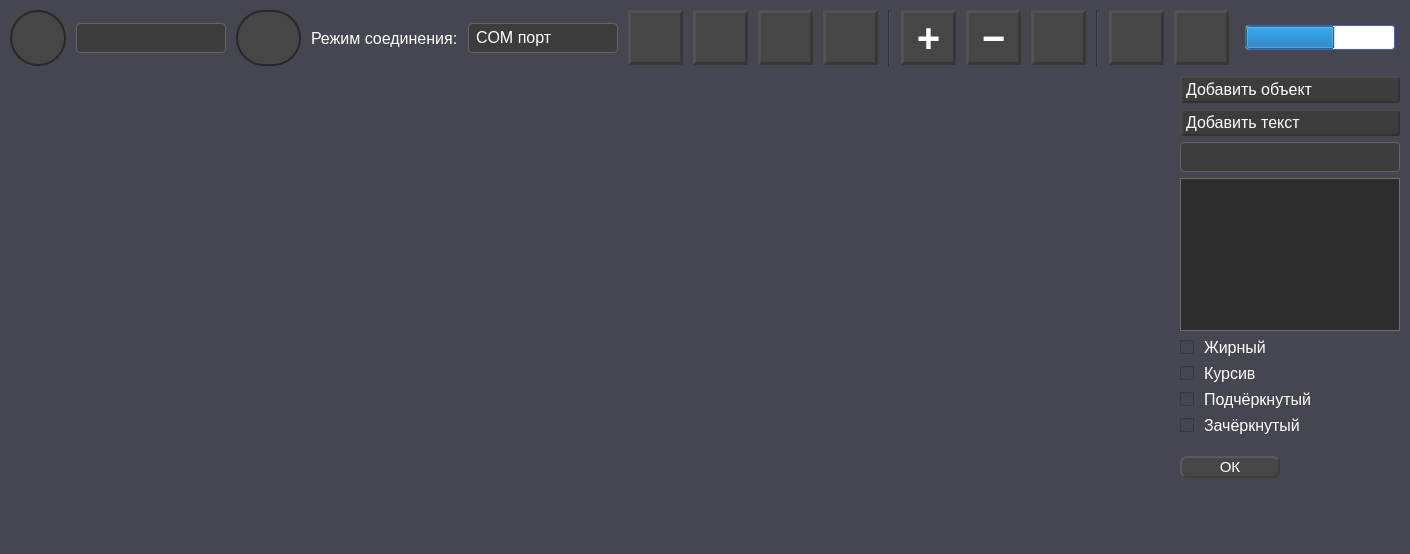
<?xml version="1.0" encoding="UTF-8"?>
<ui version="4.0">
 <class>DrawingMode</class>
 <widget class="QWidget" name="DrawingMode">
  <property name="geometry">
   <rect>
    <x>0</x>
    <y>0</y>
    <width>1410</width>
    <height>554</height>
   </rect>
  </property>
  <property name="windowTitle">
   <string>DrawingMode</string>
  </property>
  <property name="styleSheet">
   <string notr="true">QWidget {
	background-color: rgb(70, 70, 80);
}

QLabel {
	color: white;
}

QToolButton {
	color: white;
	background-color: rgb(70, 70, 70);
	border: 3px outset rgb(55, 55, 55);
}

QToolButton:hover {
	color: rgb(0, 255, 255);
}

QToolButton:pressed {
	border-style: inset;
	padding-top: 2px;
	padding-left: 2px;
}

QToolButton:checked {
	border-style: inset;
	padding-top: 7px;
	padding-left: 2px;
}

QCheckBox {
	spacing : 10px;
	color: white;
}

QMenu {
	background-color: rgb(60, 60, 60);
	border: 1px solid rgb(100, 100, 100);
	selection-background-color: rgb(20, 70, 130);
	font-size: 12pt;
	color: white;
}

QComboBox {
	color: white;
	background-color: rgb(60, 60, 60);
	border: 1px solid rgb(100, 100, 100);
	border-radius: 4px;
	padding-left: 7px;
	padding-bottom: 1px;
}

QComboBox::drop-down {
	border: none;
	margin-top: 3px;
	margin-bottom: 3px;
	margin-right: 3px;
	padding-top: 2px;
    width: 18px;
}

 QComboBox::down-arrow {
	image: url(:/images/downArrow.svg);
}

QComboBox QAbstractItemView {
	background-color: rgb(60, 60, 60);
	border: 1px solid rgb(100, 100, 100);
	color: white;
}

QAbstractSpinBox {
	color: white;
	background-color: rgb(60, 60, 60);
	border: 1px solid rgb(100, 100, 100);
	border-radius: 4px;
	padding-left: 7px;
}

QAbstractSpinBox::up-button {
	background-color: rgb(68, 68, 72);
	border-left: 1px solid rgb(100, 100, 100);
	border-bottom: 1px solid rgb(100, 100, 100);
	border-top-right-radius: 4px;
	padding-left: 3px;
	padding-right: 3px;
	image: url(:/images/upArrow.svg);
	width: 10px;
	height: 13px;
}

QAbstractSpinBox::up-button:hover {
	background-color: rgb(80, 80, 85);
}

QAbstractSpinBox::down-button {
	background-color: rgb(68, 68, 72);
	border-left: 1px solid rgb(100, 100, 100);
	border-bottom-right-radius: 4px;
	padding-top: 1px;
	padding-left: 3px;
	padding-right: 3px;
	image: url(:/images/downArrow.svg);
	width: 10px;
	height: 13px;
}

QAbstractSpinBox::down-button:hover {
	background-color: rgb(80, 80, 85);
}

QScrollBar::vertical {
	background-color: transparent;
	border: none;
	margin: 15px 2px 15px 2px;
}

QScrollBar::horizontal {
	background-color: transparent;
	border: none;
	margin: 2px 15px 2px 15px;
}

QScrollBar::handle:vertical, QScrollBar::handle:horizontal {
	background-color: rgb(100, 100, 110);
	border: none;
	min-height: 50px;
}

QScrollBar::sub-line:vertical {
	border: none;
	subcontrol-origin: margin;
    subcontrol-position: top;
	width: 15px;
	height: 15px;
}

QScrollBar::add-line:vertical {
	border: none;
	subcontrol-origin: margin;
    subcontrol-position: bottom;
	width: 15px;
	height: 15px;
}

QScrollBar::add-line:horizontal {
	border: none;
	subcontrol-origin: margin;
    subcontrol-position: right;
	width: 15px;
	height: 15px;
}

QScrollBar::sub-line:horizontal {
	border: none;
	subcontrol-origin: margin;
    subcontrol-position: left;
	height: 15px;
	width: 15px;
}

QScrollBar::up-arrow:vertical {
	image: url(:/images/upArrow.svg);
}

QScrollBar::down-arrow:vertical {
	image: url(:/images/downArrow.svg);
}

QScrollBar::left-arrow:horizontal {
	image: url(:/images/leftArrow.png);
}

QScrollBar::right-arrow:horizontal {
	image: url(:/images/rightArrow.png);
}

QScrollBar::add-page:vertical, QScrollBar::sub-page:vertical,
QScrollBar::add-page:horizontal, QScrollBar::sub-page:horizontal {
	background: none;
}</string>
  </property>
  <layout class="QVBoxLayout" name="verticalLayout_3">
   <property name="spacing">
    <number>10</number>
   </property>
   <property name="leftMargin">
    <number>10</number>
   </property>
   <property name="topMargin">
    <number>10</number>
   </property>
   <property name="rightMargin">
    <number>10</number>
   </property>
   <property name="bottomMargin">
    <number>10</number>
   </property>
   <item>
    <layout class="QHBoxLayout" name="horizontalLayout">
     <property name="spacing">
      <number>10</number>
     </property>
     <item>
      <widget class="QPushButton" name="connectButton">
       <property name="minimumSize">
        <size>
         <width>56</width>
         <height>56</height>
        </size>
       </property>
       <property name="styleSheet">
        <string notr="true">QPushButton {
	color: white;
	background-color: rgb(70, 70, 70);
	border: 2px solid rgb(40, 40, 40);
	border-radius: 28px;
	icon: url(:/images/disconnect.png);
}

QPushButton:hover {
	/*background-color: rgb(30, 90, 150);*/
	icon: url(:/images/disconnectHover.png);
}

QPushButton:pressed {
	background-color: rgb(40, 100, 170);
	padding-top: 2px;
	padding-left: 2px;
}

QPushButton:checked {
	icon: url(:/images/connect.png);
}

QPushButton:checked:hover {
	icon: url(:/images/connectHover.png);
}</string>
       </property>
       <property name="iconSize">
        <size>
         <width>32</width>
         <height>32</height>
        </size>
       </property>
       <property name="checkable">
        <bool>true</bool>
       </property>
      </widget>
     </item>
     <item>
      <widget class="PortBox" name="portBox">
       <property name="minimumSize">
        <size>
         <width>150</width>
         <height>30</height>
        </size>
       </property>
       <property name="maximumSize">
        <size>
         <width>150</width>
         <height>30</height>
        </size>
       </property>
       <property name="font">
        <font>
         <pointsize>12</pointsize>
        </font>
       </property>
      </widget>
     </item>
     <item>
      <widget class="QPushButton" name="download">
       <property name="minimumSize">
        <size>
         <width>56</width>
         <height>56</height>
        </size>
       </property>
       <property name="font">
        <font>
         <pointsize>27</pointsize>
        </font>
       </property>
       <property name="styleSheet">
        <string notr="true">QPushButton {
	color: white;
	background-color: rgb(70, 70, 70);
	border: 2px solid rgb(40, 40, 40);
	border-radius: 28px;
}

QPushButton:hover {
	/*background-color: rgb(30, 90, 150);*/
}

QPushButton:pressed {
	background-color: rgb(40, 100, 170);
	padding-top: 2px;
	padding-left: 2px;
}

QPushButton:checked {
}

QPushButton:checked:hover {
}</string>
       </property>
       <property name="icon">
        <iconset>
         <normalon>:/images/load.png</normalon>
        </iconset>
       </property>
       <property name="iconSize">
        <size>
         <width>32</width>
         <height>32</height>
        </size>
       </property>
       <property name="checkable">
        <bool>true</bool>
       </property>
      </widget>
     </item>
     <item>
      <widget class="QLabel" name="label">
       <property name="font">
        <font>
         <pointsize>12</pointsize>
        </font>
       </property>
       <property name="text">
        <string>Режим соединения:</string>
       </property>
      </widget>
     </item>
     <item>
      <widget class="QComboBox" name="connectMode">
       <property name="minimumSize">
        <size>
         <width>150</width>
         <height>30</height>
        </size>
       </property>
       <property name="maximumSize">
        <size>
         <width>150</width>
         <height>30</height>
        </size>
       </property>
       <property name="font">
        <font>
         <pointsize>12</pointsize>
        </font>
       </property>
       <item>
        <property name="text">
         <string>COM порт</string>
        </property>
       </item>
       <item>
        <property name="text">
         <string>Wi-Fi</string>
        </property>
       </item>
      </widget>
     </item>
     <item>
      <widget class="QToolButton" name="create">
       <property name="minimumSize">
        <size>
         <width>55</width>
         <height>55</height>
        </size>
       </property>
       <property name="maximumSize">
        <size>
         <width>55</width>
         <height>55</height>
        </size>
       </property>
       <property name="font">
        <font>
         <pointsize>10</pointsize>
        </font>
       </property>
       <property name="toolTip">
        <string>Создать</string>
       </property>
       <property name="text">
        <string/>
       </property>
       <property name="icon">
        <iconset>
         <normalon>:/images/createFile.png</normalon>
        </iconset>
       </property>
       <property name="iconSize">
        <size>
         <width>35</width>
         <height>35</height>
        </size>
       </property>
      </widget>
     </item>
     <item>
      <widget class="QToolButton" name="open">
       <property name="minimumSize">
        <size>
         <width>55</width>
         <height>55</height>
        </size>
       </property>
       <property name="maximumSize">
        <size>
         <width>55</width>
         <height>55</height>
        </size>
       </property>
       <property name="font">
        <font>
         <pointsize>10</pointsize>
        </font>
       </property>
       <property name="toolTip">
        <string>Открыть</string>
       </property>
       <property name="text">
        <string/>
       </property>
       <property name="icon">
        <iconset>
         <normalon>:/images/open.png</normalon>
        </iconset>
       </property>
       <property name="iconSize">
        <size>
         <width>35</width>
         <height>35</height>
        </size>
       </property>
      </widget>
     </item>
     <item>
      <widget class="QToolButton" name="save">
       <property name="minimumSize">
        <size>
         <width>55</width>
         <height>55</height>
        </size>
       </property>
       <property name="maximumSize">
        <size>
         <width>55</width>
         <height>55</height>
        </size>
       </property>
       <property name="font">
        <font>
         <pointsize>10</pointsize>
        </font>
       </property>
       <property name="toolTip">
        <string>Сохранить</string>
       </property>
       <property name="text">
        <string/>
       </property>
       <property name="icon">
        <iconset>
         <normalon>:/images/save.png</normalon>
        </iconset>
       </property>
       <property name="iconSize">
        <size>
         <width>35</width>
         <height>35</height>
        </size>
       </property>
      </widget>
     </item>
     <item>
      <widget class="QToolButton" name="saveAs">
       <property name="minimumSize">
        <size>
         <width>55</width>
         <height>55</height>
        </size>
       </property>
       <property name="maximumSize">
        <size>
         <width>55</width>
         <height>55</height>
        </size>
       </property>
       <property name="font">
        <font>
         <pointsize>10</pointsize>
        </font>
       </property>
       <property name="toolTip">
        <string>Сохранить как</string>
       </property>
       <property name="text">
        <string/>
       </property>
       <property name="icon">
        <iconset>
         <normalon>:/images/saveAs.png</normalon>
        </iconset>
       </property>
       <property name="iconSize">
        <size>
         <width>35</width>
         <height>35</height>
        </size>
       </property>
      </widget>
     </item>
     <item>
      <widget class="Line" name="line_3">
       <property name="orientation">
        <enum>Qt::Vertical</enum>
       </property>
      </widget>
     </item>
     <item>
      <widget class="QToolButton" name="zoomIn">
       <property name="minimumSize">
        <size>
         <width>55</width>
         <height>55</height>
        </size>
       </property>
       <property name="maximumSize">
        <size>
         <width>55</width>
         <height>55</height>
        </size>
       </property>
       <property name="font">
        <font>
         <pointsize>30</pointsize>
         <bold>true</bold>
        </font>
       </property>
       <property name="toolTip">
        <string>Удалить</string>
       </property>
       <property name="text">
        <string>+</string>
       </property>
       <property name="iconSize">
        <size>
         <width>35</width>
         <height>35</height>
        </size>
       </property>
      </widget>
     </item>
     <item>
      <widget class="QToolButton" name="zoomOut">
       <property name="minimumSize">
        <size>
         <width>55</width>
         <height>55</height>
        </size>
       </property>
       <property name="maximumSize">
        <size>
         <width>55</width>
         <height>55</height>
        </size>
       </property>
       <property name="font">
        <font>
         <pointsize>30</pointsize>
         <bold>true</bold>
        </font>
       </property>
       <property name="toolTip">
        <string>Удалить</string>
       </property>
       <property name="text">
        <string>−</string>
       </property>
       <property name="iconSize">
        <size>
         <width>35</width>
         <height>35</height>
        </size>
       </property>
      </widget>
     </item>
     <item>
      <widget class="QToolButton" name="remove">
       <property name="minimumSize">
        <size>
         <width>55</width>
         <height>55</height>
        </size>
       </property>
       <property name="maximumSize">
        <size>
         <width>55</width>
         <height>55</height>
        </size>
       </property>
       <property name="font">
        <font>
         <pointsize>10</pointsize>
        </font>
       </property>
       <property name="toolTip">
        <string>Удалить</string>
       </property>
       <property name="text">
        <string/>
       </property>
       <property name="icon">
        <iconset>
         <normalon>:/images/trash_white.png</normalon>
        </iconset>
       </property>
       <property name="iconSize">
        <size>
         <width>35</width>
         <height>35</height>
        </size>
       </property>
      </widget>
     </item>
     <item>
      <widget class="Line" name="line_2">
       <property name="orientation">
        <enum>Qt::Vertical</enum>
       </property>
      </widget>
     </item>
     <item>
      <widget class="QToolButton" name="start">
       <property name="minimumSize">
        <size>
         <width>55</width>
         <height>55</height>
        </size>
       </property>
       <property name="maximumSize">
        <size>
         <width>55</width>
         <height>55</height>
        </size>
       </property>
       <property name="font">
        <font>
         <pointsize>10</pointsize>
        </font>
       </property>
       <property name="toolTip">
        <string>Старт</string>
       </property>
       <property name="text">
        <string/>
       </property>
       <property name="icon">
        <iconset>
         <normalon>:/images/start.png</normalon>
        </iconset>
       </property>
       <property name="iconSize">
        <size>
         <width>35</width>
         <height>35</height>
        </size>
       </property>
       <property name="checkable">
        <bool>true</bool>
       </property>
      </widget>
     </item>
     <item>
      <widget class="QToolButton" name="stop">
       <property name="minimumSize">
        <size>
         <width>55</width>
         <height>55</height>
        </size>
       </property>
       <property name="maximumSize">
        <size>
         <width>55</width>
         <height>55</height>
        </size>
       </property>
       <property name="font">
        <font>
         <pointsize>10</pointsize>
        </font>
       </property>
       <property name="toolTip">
        <string>Стоп</string>
       </property>
       <property name="text">
        <string/>
       </property>
       <property name="icon">
        <iconset>
         <normalon>:/images/stop.png</normalon>
        </iconset>
       </property>
       <property name="iconSize">
        <size>
         <width>35</width>
         <height>35</height>
        </size>
       </property>
      </widget>
     </item>
     <item>
      <spacer name="horizontalSpacer">
       <property name="orientation">
        <enum>Qt::Horizontal</enum>
       </property>
       <property name="sizeHint" stdset="0">
        <size>
         <width>40</width>
         <height>20</height>
        </size>
       </property>
      </spacer>
     </item>
     <item>
      <widget class="QProgressBar" name="progressBar">
       <property name="minimumSize">
        <size>
         <width>150</width>
         <height>25</height>
        </size>
       </property>
       <property name="maximumSize">
        <size>
         <width>300</width>
         <height>25</height>
        </size>
       </property>
       <property name="styleSheet">
        <string notr="true">QProgressBar {
	color: white;
	/*background-color: rgb(0, 35, 70);*/
	background-color: white;
	border: 1px solid rgb(70, 100, 200);
	border-radius: 3px;
}</string>
       </property>
       <property name="value">
        <number>60</number>
       </property>
       <property name="textVisible">
        <bool>false</bool>
       </property>
      </widget>
     </item>
     <item>
      <spacer name="horizontalSpacer_2">
       <property name="orientation">
        <enum>Qt::Horizontal</enum>
       </property>
       <property name="sizeHint" stdset="0">
        <size>
         <width>40</width>
         <height>20</height>
        </size>
       </property>
      </spacer>
     </item>
    </layout>
   </item>
   <item>
    <layout class="QHBoxLayout" name="horizontalLayout_2">
     <property name="spacing">
      <number>10</number>
     </property>
     <item>
      <widget class="PaintWidget" name="paintWidget">
       <property name="styleSheet">
        <string notr="true">QGraphicsView {
	background-color: rgb(70, 70, 80);
	background-image: url(:/images/background.png);
    background-position: center;
    background-clip: content;
}</string>
       </property>
       <property name="frameShape">
        <enum>QFrame::NoFrame</enum>
       </property>
      </widget>
     </item>
     <item>
      <widget class="QWidget" name="widget_2" native="true">
       <layout class="QVBoxLayout" name="verticalLayout">
        <property name="leftMargin">
         <number>0</number>
        </property>
        <property name="topMargin">
         <number>0</number>
        </property>
        <property name="rightMargin">
         <number>0</number>
        </property>
        <property name="bottomMargin">
         <number>0</number>
        </property>
        <item>
         <widget class="QToolBox" name="toolBox">
          <property name="sizePolicy">
           <sizepolicy hsizetype="Fixed" vsizetype="Preferred">
            <horstretch>0</horstretch>
            <verstretch>0</verstretch>
           </sizepolicy>
          </property>
          <property name="minimumSize">
           <size>
            <width>220</width>
            <height>400</height>
           </size>
          </property>
          <property name="maximumSize">
           <size>
            <width>150</width>
            <height>16777215</height>
           </size>
          </property>
          <property name="font">
           <font>
            <pointsize>12</pointsize>
           </font>
          </property>
          <property name="styleSheet">
           <string notr="true">QToolBox {
	color: white;
}

QToolBox::tab {
	color: white;
	background-color: rgb(60, 60, 60);
	border: 2px outset rgb(50, 50, 50);
	border-radius: 3px;
}

QToolBox::tab:hover {
	color: rgb(0, 255, 255);
}

QToolBox::tab:pressed {
	color: rgb(0, 255, 255);
	border-style: inset;
	padding-top: 2px;
	padding-left: 2px;
}</string>
          </property>
          <property name="currentIndex">
           <number>1</number>
          </property>
          <widget class="QWidget" name="objectPage">
           <property name="geometry">
            <rect>
             <x>0</x>
             <y>0</y>
             <width>220</width>
             <height>328</height>
            </rect>
           </property>
           <attribute name="label">
            <string>Добавить объект</string>
           </attribute>
           <layout class="QVBoxLayout" name="verticalLayout_2">
            <property name="leftMargin">
             <number>0</number>
            </property>
            <property name="topMargin">
             <number>0</number>
            </property>
            <property name="rightMargin">
             <number>0</number>
            </property>
            <property name="bottomMargin">
             <number>0</number>
            </property>
            <item>
             <widget class="QScrollArea" name="scrollArea">
              <property name="styleSheet">
               <string notr="true">QScrollArea {
	border: 1px solid rgb(110, 110, 110);
}</string>
              </property>
              <property name="widgetResizable">
               <bool>true</bool>
              </property>
              <widget class="QWidget" name="scrollAreaWidgetContents">
               <property name="geometry">
                <rect>
                 <x>0</x>
                 <y>0</y>
                 <width>218</width>
                 <height>326</height>
                </rect>
               </property>
               <property name="styleSheet">
                <string notr="true">#scrollAreaWidgetContents {
	background-color: rgb(40, 40, 40);
}</string>
               </property>
               <layout class="QGridLayout" name="gridLayout_2">
                <property name="leftMargin">
                 <number>7</number>
                </property>
                <property name="topMargin">
                 <number>7</number>
                </property>
                <property name="rightMargin">
                 <number>7</number>
                </property>
                <property name="bottomMargin">
                 <number>7</number>
                </property>
                <item row="0" column="2">
                 <widget class="QPushButton" name="addCircle">
                  <property name="minimumSize">
                   <size>
                    <width>60</width>
                    <height>60</height>
                   </size>
                  </property>
                  <property name="maximumSize">
                   <size>
                    <width>60</width>
                    <height>60</height>
                   </size>
                  </property>
                  <property name="text">
                   <string/>
                  </property>
                  <property name="icon">
                   <iconset>
                    <normalon>:/images/circle.png</normalon>
                   </iconset>
                  </property>
                  <property name="iconSize">
                   <size>
                    <width>70</width>
                    <height>70</height>
                   </size>
                  </property>
                 </widget>
                </item>
                <item row="1" column="1" colspan="3">
                 <widget class="QPushButton" name="drawTest">
                  <property name="minimumSize">
                   <size>
                    <width>0</width>
                    <height>60</height>
                   </size>
                  </property>
                  <property name="maximumSize">
                   <size>
                    <width>174</width>
                    <height>100</height>
                   </size>
                  </property>
                  <property name="styleSheet">
                   <string notr="true">background-color: white;</string>
                  </property>
                  <property name="text">
                   <string/>
                  </property>
                  <property name="icon">
                   <iconset>
                    <normalon>:/images/drawtest.png</normalon>
                   </iconset>
                  </property>
                  <property name="iconSize">
                   <size>
                    <width>160</width>
                    <height>180</height>
                   </size>
                  </property>
                 </widget>
                </item>
                <item row="0" column="3">
                 <widget class="QPushButton" name="addPentagon">
                  <property name="minimumSize">
                   <size>
                    <width>60</width>
                    <height>60</height>
                   </size>
                  </property>
                  <property name="maximumSize">
                   <size>
                    <width>60</width>
                    <height>60</height>
                   </size>
                  </property>
                  <property name="text">
                   <string/>
                  </property>
                  <property name="icon">
                   <iconset>
                    <normalon>:/images/polygon.png</normalon>
                   </iconset>
                  </property>
                  <property name="iconSize">
                   <size>
                    <width>70</width>
                    <height>70</height>
                   </size>
                  </property>
                 </widget>
                </item>
                <item row="0" column="1">
                 <widget class="QPushButton" name="addRect">
                  <property name="minimumSize">
                   <size>
                    <width>60</width>
                    <height>60</height>
                   </size>
                  </property>
                  <property name="maximumSize">
                   <size>
                    <width>60</width>
                    <height>60</height>
                   </size>
                  </property>
                  <property name="text">
                   <string/>
                  </property>
                  <property name="icon">
                   <iconset>
                    <normalon>:/images/rect.png</normalon>
                   </iconset>
                  </property>
                  <property name="iconSize">
                   <size>
                    <width>60</width>
                    <height>60</height>
                   </size>
                  </property>
                 </widget>
                </item>
               </layout>
              </widget>
             </widget>
            </item>
           </layout>
          </widget>
          <widget class="QWidget" name="textPage">
           <property name="geometry">
            <rect>
             <x>0</x>
             <y>0</y>
             <width>220</width>
             <height>365</height>
            </rect>
           </property>
           <attribute name="label">
            <string>Добавить текст</string>
           </attribute>
           <layout class="QVBoxLayout" name="textPageLayout">
            <property name="leftMargin">
             <number>0</number>
            </property>
            <property name="topMargin">
             <number>0</number>
            </property>
            <property name="rightMargin">
             <number>0</number>
            </property>
            <property name="bottomMargin">
             <number>0</number>
            </property>
            <item>
             <widget class="QComboBox" name="fontBox">
              <property name="minimumSize">
               <size>
                <width>0</width>
                <height>30</height>
               </size>
              </property>
              <property name="maximumSize">
               <size>
                <width>220</width>
                <height>30</height>
               </size>
              </property>
              <property name="font">
               <font>
                <pointsize>12</pointsize>
               </font>
              </property>
             </widget>
            </item>
            <item>
             <widget class="QTextEdit" name="textEdit">
              <property name="font">
               <font>
                <pointsize>12</pointsize>
               </font>
              </property>
              <property name="styleSheet">
               <string notr="true">QTextEdit {
	border: 1px solid rgb(110, 110, 110);
	background-color: rgb(45, 45, 45);
	color: rgb(0, 255, 255);
}</string>
              </property>
              <property name="html">
               <string>&lt;!DOCTYPE HTML PUBLIC &quot;-//W3C//DTD HTML 4.0//EN&quot; &quot;http://www.w3.org/TR/REC-html40/strict.dtd&quot;&gt;
&lt;html&gt;&lt;head&gt;&lt;meta name=&quot;qrichtext&quot; content=&quot;1&quot; /&gt;&lt;meta charset=&quot;utf-8&quot; /&gt;&lt;style type=&quot;text/css&quot;&gt;
p, li { white-space: pre-wrap; }
hr { height: 1px; border-width: 0; }
li.unchecked::marker { content: &quot;\2610&quot;; }
li.checked::marker { content: &quot;\2612&quot;; }
&lt;/style&gt;&lt;/head&gt;&lt;body style=&quot; font-family:'Segoe UI'; font-size:12pt; font-weight:400; font-style:normal;&quot;&gt;
&lt;p style=&quot;-qt-paragraph-type:empty; margin-top:0px; margin-bottom:0px; margin-left:0px; margin-right:0px; -qt-block-indent:0; text-indent:0px; font-size:10.8pt;&quot;&gt;&lt;br /&gt;&lt;/p&gt;&lt;/body&gt;&lt;/html&gt;</string>
              </property>
             </widget>
            </item>
            <item>
             <widget class="QCheckBox" name="setBold">
              <property name="font">
               <font>
                <pointsize>12</pointsize>
               </font>
              </property>
              <property name="text">
               <string>Жирный</string>
              </property>
             </widget>
            </item>
            <item>
             <widget class="QCheckBox" name="setItalic">
              <property name="font">
               <font>
                <pointsize>12</pointsize>
               </font>
              </property>
              <property name="text">
               <string>Курсив</string>
              </property>
             </widget>
            </item>
            <item>
             <widget class="QCheckBox" name="setUnderline">
              <property name="font">
               <font>
                <pointsize>12</pointsize>
               </font>
              </property>
              <property name="text">
               <string>Подчёркнутый</string>
              </property>
             </widget>
            </item>
            <item>
             <widget class="QCheckBox" name="setStrikeOut">
              <property name="font">
               <font>
                <pointsize>12</pointsize>
               </font>
              </property>
              <property name="styleSheet">
               <string notr="true">padding-bottom: 15px;</string>
              </property>
              <property name="text">
               <string>Зачёркнутый</string>
              </property>
             </widget>
            </item>
            <item>
             <widget class="QPushButton" name="setText">
              <property name="minimumSize">
               <size>
                <width>100</width>
                <height>0</height>
               </size>
              </property>
              <property name="maximumSize">
               <size>
                <width>100</width>
                <height>16777215</height>
               </size>
              </property>
              <property name="font">
               <font>
                <pointsize>11</pointsize>
               </font>
              </property>
              <property name="styleSheet">
               <string notr="true">QAbstractButton {
	color: white;
	background-color: rgb(70, 70, 70);
	border: 2px outset rgb(60, 60, 60);
	border-radius: 7px;
}

QAbstractButton:hover {
	color: rgb(0, 255, 255);
}

QAbstractButton:pressed {
	color: rgb(0, 255, 255);
	border-style: inset;
	padding-top: 2px;
	padding-left: 2px;
}</string>
              </property>
              <property name="text">
               <string>ОК</string>
              </property>
             </widget>
            </item>
           </layout>
          </widget>
         </widget>
        </item>
        <item>
         <spacer name="verticalSpacer">
          <property name="orientation">
           <enum>Qt::Vertical</enum>
          </property>
          <property name="sizeHint" stdset="0">
           <size>
            <width>20</width>
            <height>40</height>
           </size>
          </property>
         </spacer>
        </item>
       </layout>
      </widget>
     </item>
    </layout>
   </item>
  </layout>
 </widget>
 <customwidgets>
  <customwidget>
   <class>PortBox</class>
   <extends>QComboBox</extends>
   <header>widgets/portbox.h</header>
  </customwidget>
  <customwidget>
   <class>PaintWidget</class>
   <extends>QGraphicsView</extends>
   <header>paintwidget.h</header>
  </customwidget>
 </customwidgets>
 <resources/>
 <connections/>
</ui>
